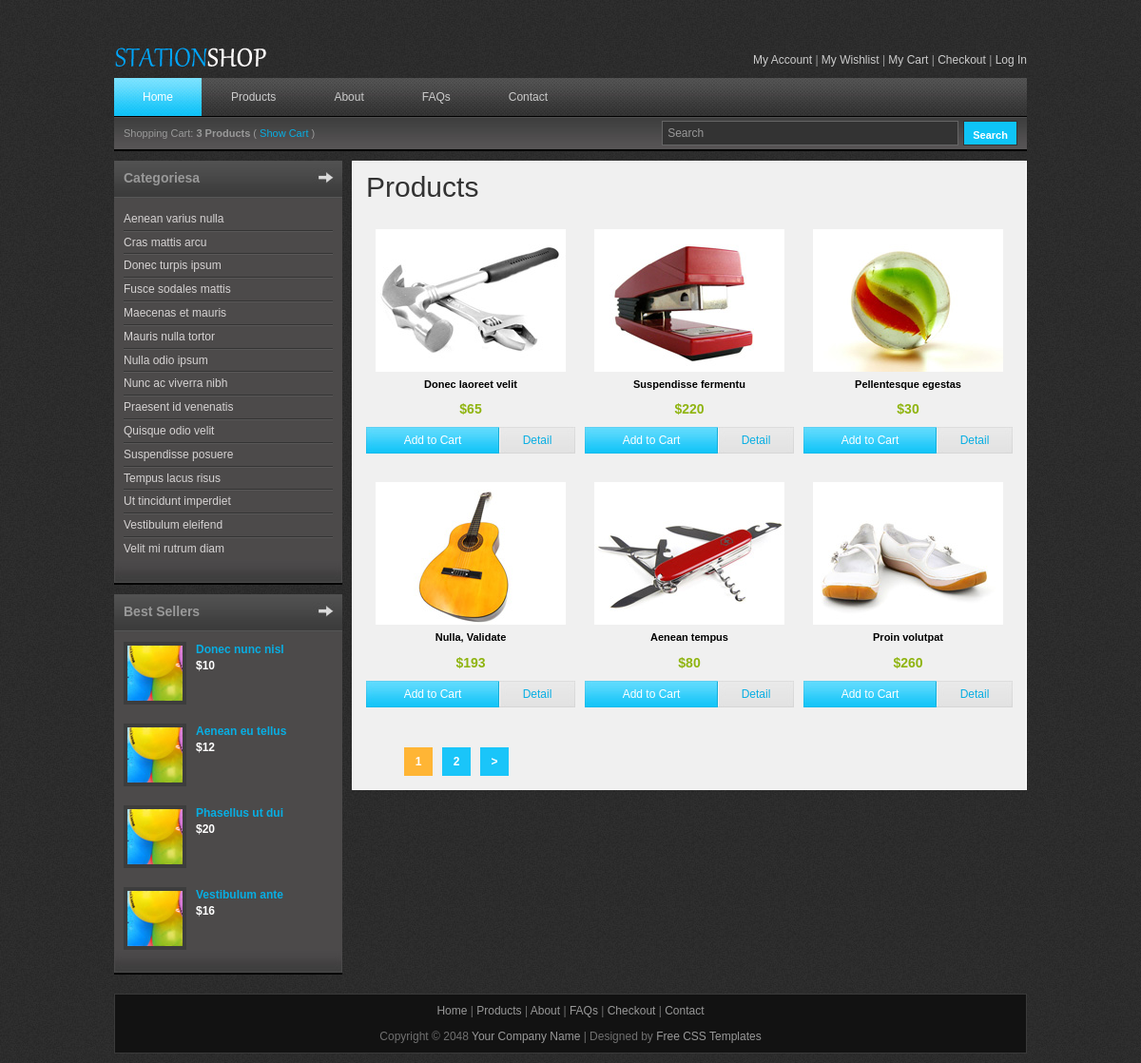
Screenshot of /index.php/products with the database file from the repository.
### tables this page shows
CREATE TABLE `product_tbl` (
  `product_id` int(11) NOT NULL,
  `product_name` varchar(20) NOT NULL,
  `product_description` text NOT NULL,
  `gambar` varchar(20) NOT NULL,
  `price` int(10) NOT NULL,
  `stock` int(10) NOT NULL,
  `brand` varchar(250) NOT NULL
);

### index.php (called while the page is built, shortened)
<?php
require_once BASEPATH.'core/CodeIgniter.php';

### application/models/ProductsModel.php (called while the page is built, shortened)
<?php
	class ProductsModel extends CI_Model {
		public function getProductsPage($start=0,$limit=0) {
			if ($limit>0) {
				$sql="SELECT * FROM product_tbl ORDER BY product_id DESC LIMIT " . $start . "," . $limit;
				$query=$this->db->query($sql);
				return $query->result_array();
			}
			else {
				return NULL;
			}
		}
	}

### application/views/product_content.php (the view, shortened to what this page needs)
<h1>Products</h1>
        <?php foreach($products_data as $rows) { ?>
            <div class="product_box">
                <a href="<?php echo base_url(); ?>productdetail/<?php echo $rows["product_id"]; ?>"><img src="<?php echo base_url(); ?>images/product/<?php echo $rows["gambar"]; ?>" alt="Image 01" /></a>
                <h3><?php echo $rows["product_name"]; ?></h3>
                <p class="product_price">$<?php echo $rows["price"] ; ?></p>
                <a href="shoppingcart.html" class="add_to_card">Add to Cart</a>
                <a href="<?php echo base_url(); ?>productdetail/<?php echo $rows["product_id"]; ?>" class="detail">Detail</a>
            </div>
        <?php } ?>
<div class="pagination">
	<?php echo $this->pagination->create_links(); ?>
</div>

### css/templatemo_style.css (style rules this page uses)
body { margin: 0; padding: 0; color: #999; font-family: Tahoma, Geneva, sans-serif; font-size: 12px; line-height: 1.4em; background-color: #2e2e2e; background-repeat: repeat; background-image: url(../images/templatemo_body.jpg) }
p { margin: 0 0 10px 0; padding: 0; }
img { border: none; }
h1, h2, h3, h4, h5, h6 { color: #333; font-weight: normal; }
h1 { font-size: 30px; margin: 0 0 30px; padding: 5px 0; }
h3 { font-size: 20px; margin: 0 0 20px; padding: 0; }
.product_box { float: left; width: 220px; text-align: center; margin: 0 10px 30px 0; }
.product_box img { margin-bottom: 5px; }
.product_box h3 { font-size: 11px; color: #000; font-weight: 700; margin-bottom: 10px; }
.product_box .product_price { color: #8fb410; font-size: 14px; font-weight: 700 }
.product_box .add_to_card { float: left; display: block; width: 140px; height: 28px; line-height: 28px; text-align: center; color: #fff; background: url(../images/add_to_cart.jpg) }
.product_box .detail { float: left; display: block; width: 80px; height: 28px; line-height: 28px; text-align: center; background: url(../images/detail.jpg) }
.product_box:nth-child(3n+1) { margin-right: 0; }
.paging_item a { color: #ffffff; font-weight: bold; }

### rows the page displays
product_tbl: gambar (picture), product_name "Donec laoreet velit", price "65"
product_tbl: gambar (picture), product_name "Suspendisse fermentu", price "220"
product_tbl: gambar (picture), product_name "Pellentesque egestas", price "30"
product_tbl: gambar (picture), product_name "Nulla, Validate", price "193"
product_tbl: gambar (picture), product_name "Aenean tempus", price "80"
product_tbl: gambar (picture), product_name "Proin volutpat", price "260"

### other values shown
$this->pagination->create_links() "1 2 >"
